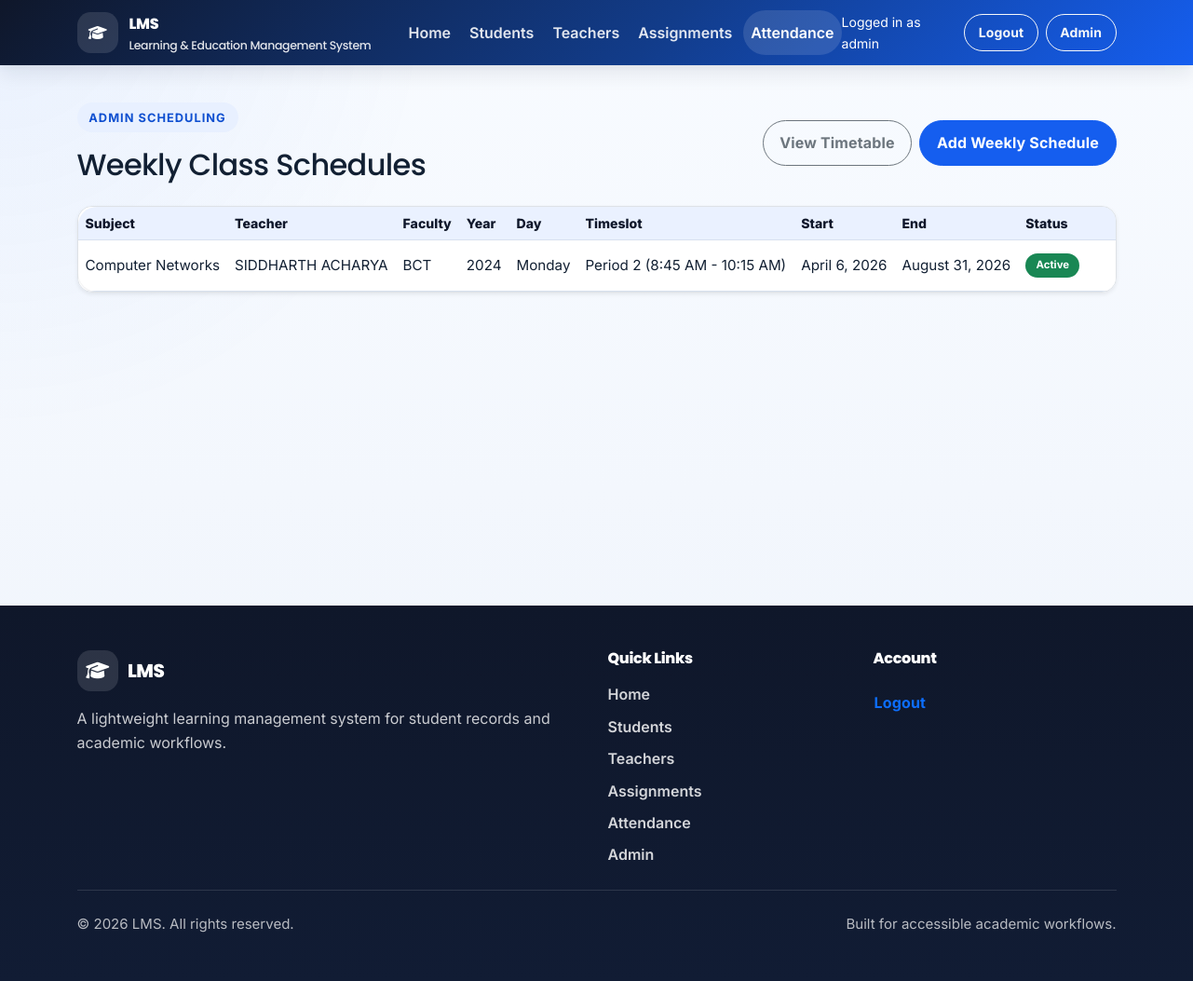
Page /attendances/weekly-schedules/ (signed in) on the earlier database version.
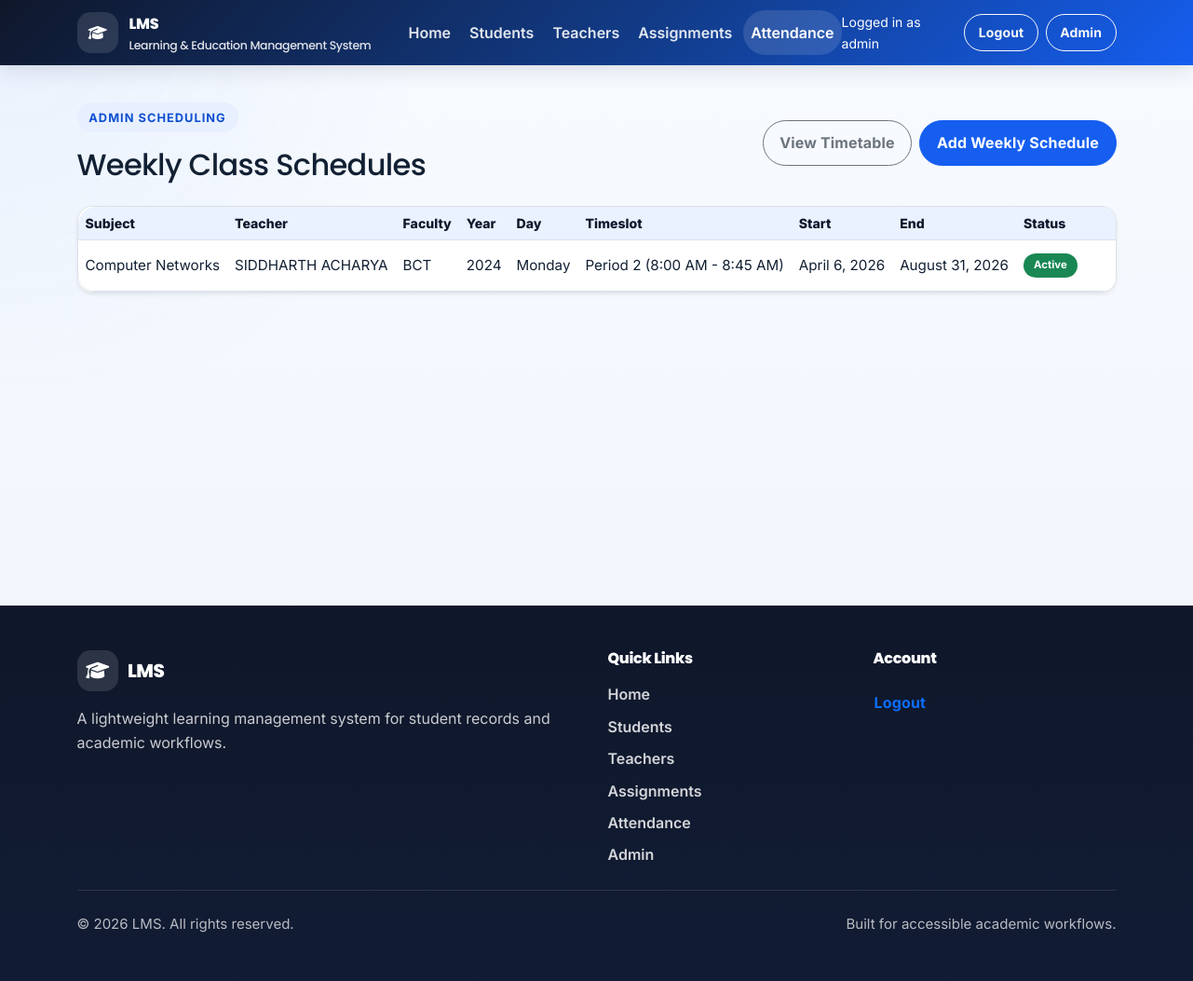
Same page on the later database version.
### attendance/models.py (models this page shows, shortened)
class WeeklyClassSchedule(models.Model):
    title = models.CharField(max_length=200, blank=True, default='')
    subject = models.ForeignKey(
        Subject,
        on_delete=models.SET_NULL,
        null=True,
        blank=True,
        default=None,
        related_name='weekly_schedules',
    )
    teacher = models.ForeignKey(
        Teacher,
        on_delete=models.SET_NULL,
        null=True,
        blank=True,
        default=None,
        related_name='weekly_schedules',
    )
    faculty = models.ForeignKey(
        Faculty,
        on_delete=models.SET_NULL,
        null=True,
        blank=True,
        default=None,
        related_name='weekly_schedules',
    )
    enrollment_batch = models.ForeignKey(
        EnrollmentYear,
        on_delete=models.SET_NULL,
        null=True,
        blank=True,
        default=None,
        related_name='weekly_schedules',
    )
    day_of_week = models.CharField(max_length=15, choices=DAY_CHOICES)
    timeslot = models.ForeignKey(
        TimeSlot,
        on_delete=models.SET_NULL,
        null=True,
        blank=True,
        default=None,
        related_name='weekly_schedules',
    )
    start_date = models.DateField()
    end_date = models.DateField(null=True, blank=True, default=None)
    note = models.TextField(null=True, blank=True, default=None)
    is_active = models.BooleanField(default=True)
    created_at = models.DateTimeField(auto_now_add=True)
    class Meta:
        ordering = ['faculty__name', 'enrollment_batch__year', 'day_of_week', 'timeslot__display_order', 'timeslot__start_time']
        constraints = [
            models.UniqueConstraint(
                fields=['subject', 'faculty', 'enrollment_batch', 'day_of_week', 'timeslot'],
                condition=Q(
                    subject__isnull=False,
                    faculty__isnull=False,
                    enrollment_batch__isnull=False,
                    timeslot__isnull=False,
                ),
                name='unique_weekly_schedule_subject_faculty_year_day_slot',
            ),
        ]

class TimeSlot(models.Model):
    label = models.CharField(max_length=100, blank=True, default='')
    start_time = models.TimeField()
    end_time = models.TimeField()
    is_break = models.BooleanField(default=False)
    display_order = models.PositiveSmallIntegerField(default=0)
    class Meta:
        ordering = ['display_order', 'start_time', 'id']
        constraints = [
            models.UniqueConstraint(fields=['start_time', 'end_time'], name='unique_timeslot_time_range'),
        ]
    @property
    def display_label(self):
        time_range = f'{self.start_time.strftime("%I:%M %p").lstrip("0")} - {self.end_time.strftime("%I:%M %p").lstrip("0")}'
        return f'{self.label} ({time_range})' if self.label else time_range

### student/models.py (models this page shows)
class Subject(models.Model):
    name = models.CharField(max_length=150, unique=True)
    code = models.CharField(max_length=30, unique=True, null=True, blank=True, default=None)
    abbreviation = models.CharField(max_length=20, unique=True, null=True, blank=True, default=None)
    faculty = models.ForeignKey(
        Faculty,
        on_delete=models.SET_NULL,
        null=True,
        blank=True,
        default=None,
        related_name='subjects',
    )
    def __str__(self):
        return f"{self.name} ({self.abbreviation})" if self.abbreviation else self.name

class Faculty(models.Model):
    name = models.CharField(max_length=150, unique=True)
    objects = FacultyManager()
    def __str__(self):
        return self.name

class EnrollmentYear(models.Model):
    year = models.PositiveIntegerField(unique=True)
    def __str__(self):
        return str(self.year)

### teacher/models.py (models this page shows)
class Teacher(models.Model):
    user = models.OneToOneField(
        User,
        on_delete=models.CASCADE,
        null=True,
        blank=True,
        default=None,
        related_name='teacher_profile',
    )
    name = models.CharField(max_length=100)
    employee_id = models.CharField(
        max_length=20, unique=True, null=True, blank=True, default=None
    )
    department = models.CharField(max_length=150, null=True, blank=True, default=None)
    qualification = models.CharField(max_length=150, null=True, blank=True, default=None)
    experience_years = models.IntegerField(null=True, blank=True, default=None)
    faculties = models.ManyToManyField(
        Faculty,
        blank=True,
        related_name='teachers',
    )
    email = models.EmailField(unique=True, null=True, blank=True, default=None)
    dp = models.ImageField(upload_to='teacher_dp/', null=True, blank=True, default=None)
    address = models.TextField(null=True, blank=True, default=None)
    joining_date = models.DateField(auto_now_add=True)
    is_first_login = models.BooleanField(default=True)
    def __str__(self):
        return self.name

### attendance/views.py (the view)
# urls.py: path('weekly-schedules/', WeeklyScheduleListView.as_view(), name='weekly-schedule-list'),
class WeeklyScheduleListView(LoginRequiredMixin, AdminOnlyMixin, ListView):
    model = WeeklyClassSchedule
    template_name = 'attendance/weekly_schedule_list.html'
    context_object_name = 'schedules'
    def get_queryset(self):
        return WeeklyClassSchedule.objects.select_related(
            'subject', 'teacher', 'faculty', 'enrollment_batch', 'timeslot'
        ).order_by('faculty__name', 'enrollment_batch__year', 'day_of_week', 'timeslot__display_order', 'timeslot__start_time')

### LMS/context_processors.py (called while the page is built)
def role_flags(request):
    user = request.user
    student_profile = get_student_profile(user)
    teacher_profile = get_teacher_profile(user)
    admin_user = is_admin_user(user)
    return {
        'has_student_profile': bool(student_profile),
        'has_teacher_profile': bool(teacher_profile),
        'is_admin': admin_user,
        'logged_in_name': get_logged_in_name(user),
        'current_student': student_profile,
        'current_teacher': teacher_profile,
        'can_manage_academic_records': can_manage_academic_records(user),
        'is_student_user': bool(student_profile),
        'is_teacher_user': bool(teacher_profile),
        'is_admin_like_user': admin_user,
        'current_user_display_name': get_logged_in_name(user),
    }

### LMS/roles.py (called while the page is built)
def get_student_profile(user):
    if not user or isinstance(user, AnonymousUser):
        return None
    return getattr(user, 'student_profile', None)

def get_teacher_profile(user):
    if not user or isinstance(user, AnonymousUser):
        return None
    return getattr(user, 'teacher_profile', None)

def is_admin_user(user):
    return bool(user and user.is_authenticated and (user.is_staff or user.is_superuser))

### LMS/templates/attendance/weekly_schedule_list.html (shortened to what this page needs)
{% extends 'base.html' %}
{% block content %}
<section class="container py-4">
	<div class="d-flex flex-wrap justify-content-between align-items-center gap-3 mb-4">
		<div>
			<span class="eyebrow">Admin Scheduling</span>
			<h1 class="h2 mb-0">Weekly Class Schedules</h1>
		</div>
		<div class="d-flex flex-wrap gap-2">
			<a class="btn btn-outline-secondary" href="{% url 'attendance:attendance-timetable' %}">View Timetable</a>
			<a class="btn btn-primary" href="{% url 'attendance:weekly-schedule-create' %}">Add Weekly Schedule</a>
		</div>
	</div>
	{% if schedules %}
	<div class="table-responsive shadow-sm rounded-4 overflow-hidden bg-white border">
		<table class="table table-compact align-middle mb-0">
			<thead class="table-light">
				<tr>
					<th>Subject</th>
					<th>Teacher</th>
					<th>Faculty</th>
					<th>Year</th>
					<th>Day</th>
					<th>Timeslot</th>
					<th>Start</th>
					<th>End</th>
					<th>Status</th>
					<th class="text-end">Actions</th>
				</tr>
			</thead>
			<tbody>
				{% for schedule in schedules %}
				<tr>
					<td>{{ schedule.subject|default:"-" }}</td>
					<td>{{ schedule.teacher|default:"-" }}</td>
					<td>{{ schedule.faculty|default:"-" }}</td>
					<td>{{ schedule.enrollment_batch|default:"-" }}</td>
					<td>{{ schedule.get_day_of_week_display }}</td>
					<td>{{ schedule.timeslot.display_label|default:"-" }}</td>
					<td>{{ schedule.start_date|date:"F j, Y" }}</td>
					<td>{{ schedule.end_date|date:"F j, Y"|default:"-" }}</td>
					<td>
						{% if schedule.is_active %}
						<span class="badge text-bg-success">Active</span>
						{% else %}
						<span class="badge text-bg-secondary">Inactive</span>
						{% endif %}
					</td>
					<td class="text-end">
					</td>
				</tr>
				{% endfor %}
			</tbody>
		</table>
	</div>
	{% endif %}
</section>
{% endblock %}

Differences in the rows shown:
changed through a linked row, WeeklyClassSchedule "Monday": timeslot.display_label "Period 2 (8:45 AM - 10:15 AM)" → "Period 2 (8:00 AM - 8:45 AM)"
